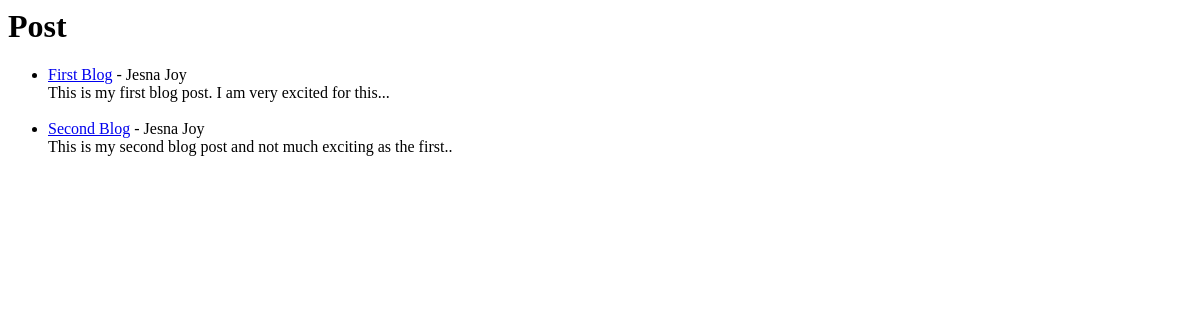
Before: / with the older database file.
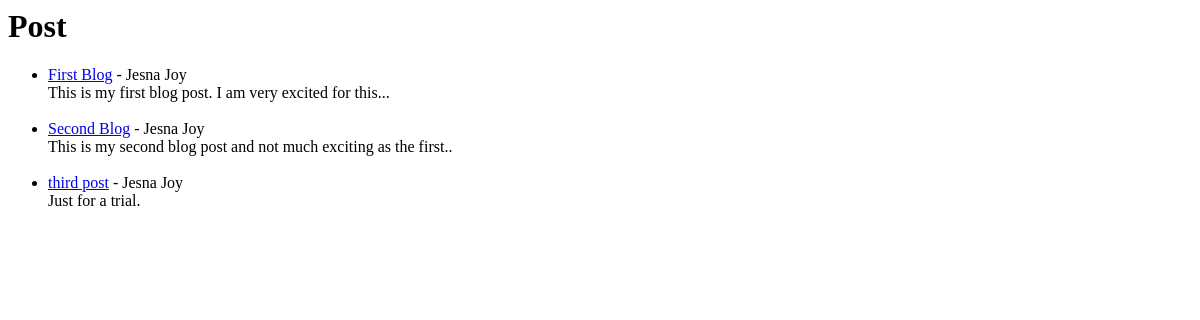
After: the same page with the newer database file.
### theblog/models.py (models this page shows, shortened)
class Post(models.Model):
    title= models.CharField(max_length=255)
    author= models.ForeignKey(User,on_delete=models.CASCADE)
    body= models.TextField()

### theblog/views.py (the view)
# urls.py: path('', HomeView.as_view(), name = "home" ),
class HomeView(ListView):
    model = Post
    template_name= 'home.html'

### theblog/templates/home.html (shortened to what this page needs)
<h1>Post</h1>
<ul>
    {% for post in object_list %}
    <li><a href="{% url 'articledetail' post.pk %}"> {{ post.title }}</a> - {{ post.author.first_name }} {{ post.author.last_name }}  </br>
        {{ post.body }} </li>
    {% endfor %}
    </ul>

Changed rows visible on the page:
added Post: title "third post", author.first_name "Jesna", author.last_name "Joy", body "Just for a trial."
